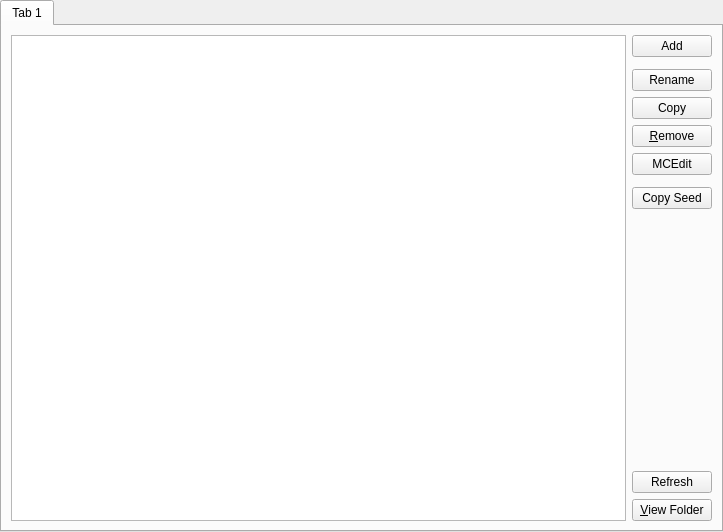
<?xml version="1.0" encoding="UTF-8"?>
<ui version="4.0">
 <class>WorldListPage</class>
 <widget class="QWidget" name="WorldListPage">
  <property name="geometry">
   <rect>
    <x>0</x>
    <y>0</y>
    <width>723</width>
    <height>532</height>
   </rect>
  </property>
  <layout class="QVBoxLayout" name="verticalLayout">
   <property name="leftMargin">
    <number>0</number>
   </property>
   <property name="topMargin">
    <number>0</number>
   </property>
   <property name="rightMargin">
    <number>0</number>
   </property>
   <property name="bottomMargin">
    <number>0</number>
   </property>
   <item>
    <widget class="QTabWidget" name="tabWidget">
     <property name="currentIndex">
      <number>0</number>
     </property>
     <widget class="QWidget" name="tab">
      <attribute name="title">
       <string notr="true">Tab 1</string>
      </attribute>
      <layout class="QGridLayout" name="gridLayout">
       <item row="0" column="2">
        <layout class="QVBoxLayout" name="verticalLayout_2">
         <item>
          <widget class="QPushButton" name="addBtn">
           <property name="text">
            <string>Add</string>
           </property>
          </widget>
         </item>
         <item>
          <widget class="LineSeparator" name="separator" native="true"/>
         </item>
         <item>
          <widget class="QPushButton" name="renameBtn">
           <property name="text">
            <string>Rename</string>
           </property>
          </widget>
         </item>
         <item>
          <widget class="QPushButton" name="copyBtn">
           <property name="text">
            <string>Copy</string>
           </property>
          </widget>
         </item>
         <item>
          <widget class="QPushButton" name="rmWorldBtn">
           <property name="text">
            <string>&amp;Remove</string>
           </property>
          </widget>
         </item>
         <item>
          <widget class="QPushButton" name="mcEditBtn">
           <property name="text">
            <string notr="true">MCEdit</string>
           </property>
          </widget>
         </item>
         <item>
          <widget class="LineSeparator" name="separator_2" native="true"/>
         </item>
         <item>
          <widget class="QPushButton" name="copySeedBtn">
           <property name="text">
            <string>Copy Seed</string>
           </property>
          </widget>
         </item>
         <item>
          <spacer name="verticalSpacer">
           <property name="orientation">
            <enum>Qt::Vertical</enum>
           </property>
           <property name="sizeHint" stdset="0">
            <size>
             <width>20</width>
             <height>40</height>
            </size>
           </property>
          </spacer>
         </item>
         <item>
          <widget class="QPushButton" name="refreshBtn">
           <property name="text">
            <string>Refresh</string>
           </property>
          </widget>
         </item>
         <item>
          <widget class="QPushButton" name="viewFolderBtn">
           <property name="text">
            <string>&amp;View Folder</string>
           </property>
          </widget>
         </item>
        </layout>
       </item>
       <item row="0" column="1">
        <widget class="QTreeView" name="worldTreeView">
         <property name="sizePolicy">
          <sizepolicy hsizetype="Expanding" vsizetype="Expanding">
           <horstretch>0</horstretch>
           <verstretch>0</verstretch>
          </sizepolicy>
         </property>
         <property name="acceptDrops">
          <bool>true</bool>
         </property>
         <property name="dragDropMode">
          <enum>QAbstractItemView::DragDrop</enum>
         </property>
         <property name="sortingEnabled">
          <bool>true</bool>
         </property>
         <property name="allColumnsShowFocus">
          <bool>true</bool>
         </property>
         <attribute name="headerStretchLastSection">
          <bool>false</bool>
         </attribute>
        </widget>
       </item>
      </layout>
     </widget>
    </widget>
   </item>
  </layout>
 </widget>
 <customwidgets>
  <customwidget>
   <class>LineSeparator</class>
   <extends>QWidget</extends>
   <header>LineSeparator.h</header>
   <container>1</container>
  </customwidget>
 </customwidgets>
 <tabstops>
  <tabstop>tabWidget</tabstop>
  <tabstop>worldTreeView</tabstop>
  <tabstop>addBtn</tabstop>
  <tabstop>renameBtn</tabstop>
  <tabstop>copyBtn</tabstop>
  <tabstop>rmWorldBtn</tabstop>
  <tabstop>mcEditBtn</tabstop>
  <tabstop>copySeedBtn</tabstop>
  <tabstop>refreshBtn</tabstop>
  <tabstop>viewFolderBtn</tabstop>
 </tabstops>
 <resources/>
 <connections/>
</ui>
